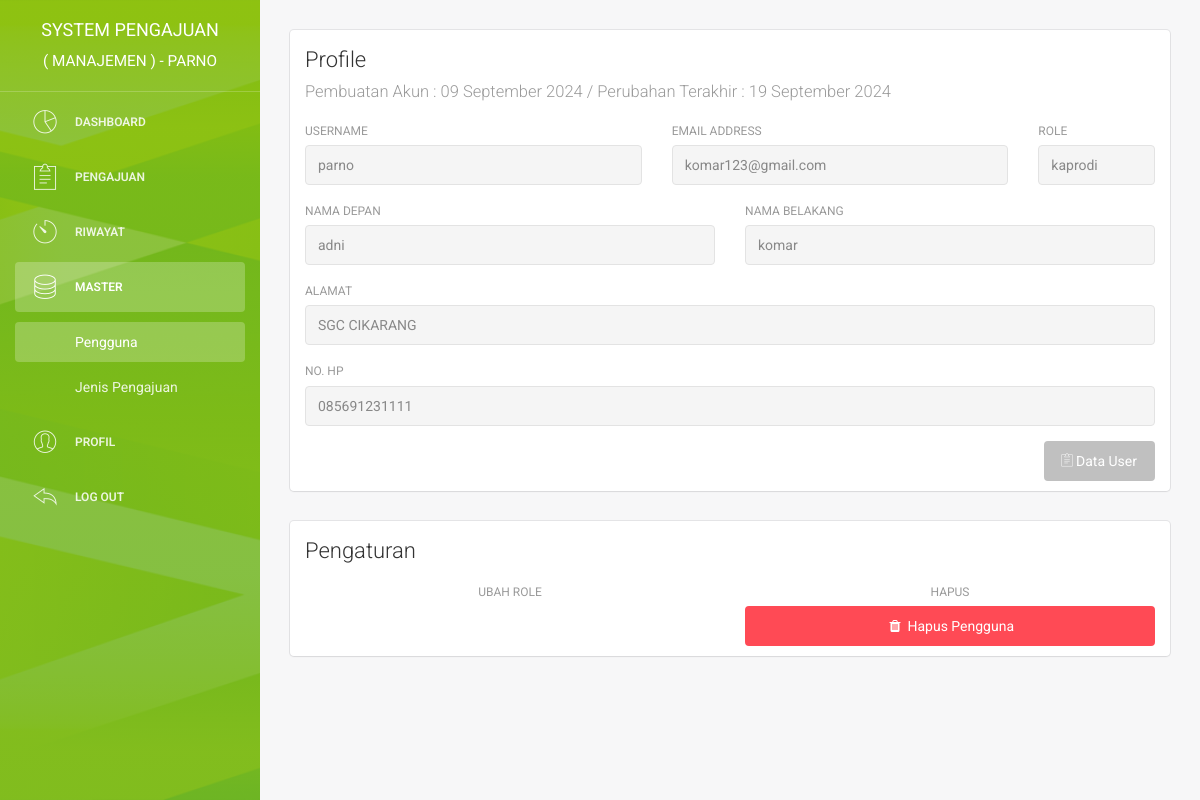
/admin/detail_user?id=18 (signed in), run on the app's committed database.
### tables this page shows
CREATE TABLE `user` (
  `id_user` int(11) NOT NULL,
  `username` varchar(225) NOT NULL,
  `email` varchar(225) NOT NULL,
  `password` varchar(225) NOT NULL,
  `nama_depan` varchar(225) NOT NULL,
  `nama_belakang` varchar(225) NOT NULL,
  `jk` enum('laki-laki','perempuan') NOT NULL,
  `no_hp` varchar(50) NOT NULL,
  `alamat` text NOT NULL,
  `role` enum('manajemen','kaprodi','dosen','mahasiswa') NOT NULL,
  `pembuatan_akun` date NOT NULL,
  `update_akun` date NOT NULL,
  `nim` varchar(20) DEFAULT NULL,
  `kelas` varchar(10) DEFAULT NULL,
  `dosen` varchar(100) DEFAULT NULL,
  `cv` varchar(255) DEFAULT NULL,
  `khs` varchar(255) DEFAULT NULL,
  `portofolio` varchar(255) DEFAULT NULL
);

### admin/detail_user.php (the view, shortened to what this page needs)
<?php
    include '../system/koneksi.php';
    if (isset($_GET['id'])) {
        $id = ($_GET["id"]);
        $query = "SELECT * FROM user WHERE id_user ='$id'";
        $result = mysqli_query($con, $query);
        $data = mysqli_fetch_assoc($result);
        $id = $data["id_user"];
        $username = $data["username"];
        $email = $data["email"];
        $namadepan = $data["nama_depan"];
        $namabelakang = $data["nama_belakang"];
        $nohp = $data["no_hp"];
        $alamat = $data["alamat"];
        $role = $data["role"];
        $pembuatan_akun = $data["pembuatan_akun"];
        $update_akun = $data["update_akun"];
    }
    function tanggal_indo($tanggal){
        $bulan = array (1 =>   'Januari',
                'Februari',
                'Maret',
                'April',
                'Mei',
                'Juni',
                'Juli',
                'Agustus',
                'September',
                'Oktober',
                'November',
                'Desember'
        );
        $split = explode('-', $tanggal);
        return $split[2] . ' ' . $bulan[ (int)$split[1] ] . ' ' . $split[0];
    }
?>
<!doctype html>
<html lang="en">
<head>
    <link href="../assets/css/bootstrap.min.css" rel="stylesheet" />
    <link href="../assets/css/animate.min.css" rel="stylesheet"/>
    <link href="../assets/css/light-bootstrap-dashboard.css" rel="stylesheet"/>
    <link href="../assets/css/demo.css" rel="stylesheet" />
    <link href="http://maxcdn.bootstrapcdn.com/font-awesome/4.2.0/css/font-awesome.min.css" rel="stylesheet">
    <link href="../assets/css/pe-icon-7-stroke.css" rel="stylesheet" />
    <link rel="stylesheet" href="../assets/dist/sweetalert.css">
</head>
<body>
    <div class="wrapper">
        <div class="sidebar" data-color="green" data-image="../assets/img/sidebar.jpg">
            <div class="sidebar-wrapper">
                <div class="logo">
                    <a href="index" class="simple-text">
    <?php
    $query_login = "SELECT * FROM user WHERE email ='$_SESSION[email]'";
        $result_login = mysqli_query($con, $query_login);
        $data_login = mysqli_fetch_assoc($result_login);
        $email_login = $data_login["email"];
    ?>
                        System Pengajuan<br><small>( MANAJEMEN ) - <?php echo $username ?></small>
                    </a>
                </div>
                <ul class="nav">
                    <li>
                        <a href="index">
                            <i class="pe pe-7s-graph"></i>
                            <p>Dashboard</p>
                        </a>
                    </li>
                    <li>
                        <a href="pengajuan">
                            <i class="pe pe-7s-note2"></i>
                            <p>Pengajuan</p>
                        </a>
                    </li>
                    <li>
                        <a href="riwayat">
                            <i class="pe pe-7s-timer"></i>
                            <p>Riwayat</p>
                        </a>
                    </li>
                    <li class="active">
                        <a data-toggle="collapse" href="#componentsExamples" aria-expanded="true">
                            <i class="pe-7s-server"></i>
                            <p>Master</p>
                        </a>
                        <div class="collapse in" id="componentsExamples">
                            <ul class="nav">
                                <li class="active"><a href="user">Pengguna</a></li>
                                <li><a href="jenis_pengajuan">Jenis Pengajuan</a></li>
                            </ul>
                        </div>
                    </li>
                    <li>
                        <a href="profil">
                            <i class="pe pe-7s-user"></i>
                            <p>Profil</p>
                        </a>
                    </li>
                    <li>
                        <a href="#" onclick = "logout()">
                            <i class="pe pe-7s-back"></i>
                            <p>Log out</p>
                        </a>
                    </li>
                </ul>
            </div>
        </div>
        <div class="main-panel">
            <div class="content">
                <div class="container-fluid">
                    <div class="row">
                        <div class="col-md-12">
                            <div class="card">
                                <div class="header">
                                    <h4 class="title">Profile <br> <small>Pembuatan Akun : <?php echo tanggal_indo($pembuatan_akun) ?> / Perubahan Terakhir : <?php echo tanggal_indo($update_akun) ?></small></h4>
                                </div>
                                <div class="content">
                                    <div class="row">
                                        <div class="col-md-5">
                                            <div class="form-group">
                                                <label>Username</label>
                                                <input type="text" name="username" id="username" class="form-control" placeholder="username" value="<?php echo $username ?>" disabled>
                                            </div>
                                        </div>
                                        <div class="col-md-5">
                                            <div class="form-group">
                                                <label for="Email">Email address</label>
                                                <input type="email" name="email" id="email" class="form-control" placeholder="email" value="<?php echo $email ?>" disabled>
                                            </div>
                                        </div>
                                        <div class="col-md-2">
                                            <div class="form-group">
                                                <label for="Email">Role</label>
                                                <input type="email" name="text" id="email" class="form-control" placeholder="email" value="<?php echo $role ?>" disabled>
                                            </div>
                                        </div>
                                    </div>
                                    <div class="row">
                                        <div class="col-md-6">
                                            <div class="form-group">
                                                <label>Nama Depan</label>
                                                <input type="text" name="nama_depan" id="nama_depan" class="form-control" placeholder="Nama Depan" value="<?php echo $namadepan ?>" disabled>
                                            </div>
                                            </div>
                                        <div class="col-md-6">
                                            <div class="form-group">
                                                <label>Nama Belakang</label>
                                                <input type="text" name="nama_belakang" id="nama_belakang" class="form-control" placeholder="Nama Belakang" value="<?php echo $namabelakang ?>" disabled>
                                            </div>
                                        </div>
                                    </div>
                                    <div class="row">
                                        <div class="col-md-12">
                                            <div class="form-group">
                                                <label>Alamat</label>
                                                <input type="text" name="alamat" id="alamat" class="form-control" placeholder="Alamat" value="<?php echo $alamat ?>" disabled>
                                            </div>
                                        </div>
                                    </div>
                                    <div class="row">
                                        <div class="col-md-12">
                                            <div class="form-group">
                                                <label>No. Hp</label>
                                                <input type="number" name="nohp" id="no_hp" class="form-control" placeholder="No Hp" value="<?php echo $nohp ?>" disabled>
                                            </div>
                                        </div>
                                    </div>
                                    <div align="right">
                                        <a href="user">
                                            <button type="button" class="btn btn-info  btn-fill">
                                                <i class="pe pe-7s-note2"></i> Data User
                                            </button>
                                        </a>
                                    </div>
                                </div>
                            </div>
                        </div>
                     </div>
                </div>
<?php
                    if($email == $email_login){
                    }
                    else {
                        ?>
                <div class="container-fluid">
                    <div class="row">
                        <div class="col-md-12">
                            <div class="card">
                                <div class="header">
                                    <h4 class="title">Pengaturan</h4>
                                </div>
                                <div class="content">
                                    <div class="row">
                                        <div class="col-md-6">
                                            <div class="form-group" align="center">
                                                <label for="Username">Ubah Role</label>
                                                <br>
                                            </div>
                                        </div>
                                        <div class="col-md-6">
                                            <div class="form-group"  align="center">
                                                <label for="Email">Hapus</label><br>
                    <?php
                                                echo '<button onclick="hapususer('.$id.')" type="button" class="btn btn-danger col-md-12 btn-fill">
                                                    <i class="fa fa-trash"></i> Hapus Pengguna
                                                </button>';
                    ?>
                                            </div>
                                        </div>
                                    </div>
                                </div>
                            </div>
                        </div>
                    </div>
                </div>
                        <?php
                    }
                    ?>
            </div>
        </div>
    </div>
</body>
</html>

### data on the page
user: username "PARNO", pembuatan_akun "09 September 2024", update_akun "19 September 2024", username "parno", email "komar123@gmail.com", text "kaprodi", nama_depan "adni", nama_belakang "komar", alamat "SGC CIKARANG", nohp "085691231111"
